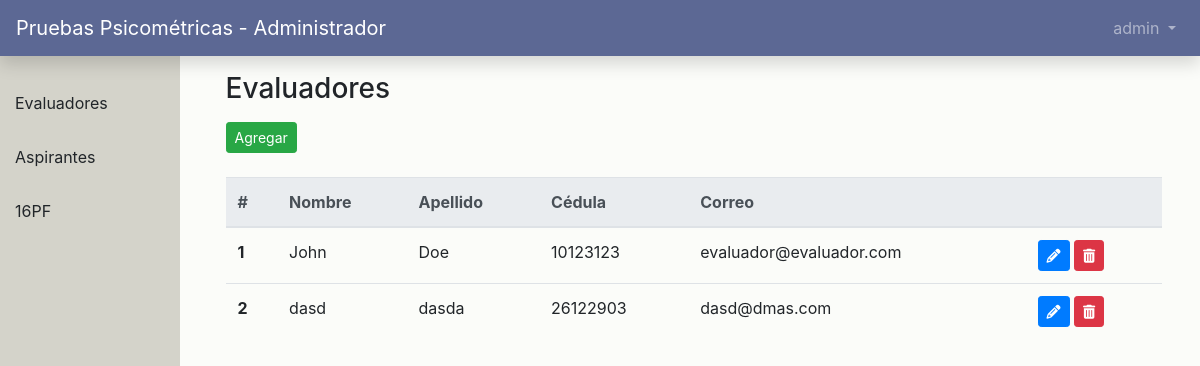
/dash/evaluadores (signed in), run on an earlier commit of the app's database.
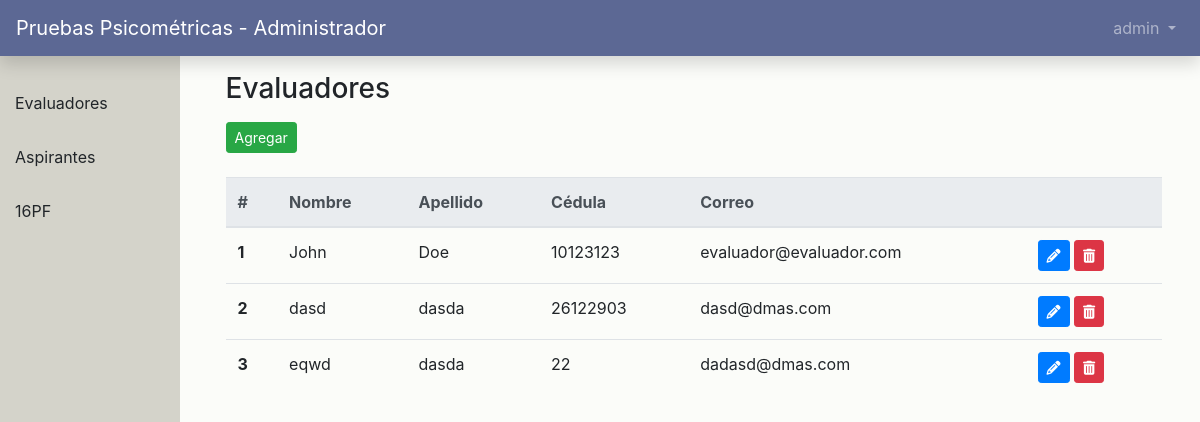
And on a later commit of the database.
### users/models.py (models this page shows, shortened)
class CustomUser(AbstractUser):
    role = models.PositiveIntegerField(null=True, blank=True)
    updated_password = models.BooleanField(null=True, blank=True)
    date_born = models.DateField(null=True, blank=True)
    gender = models.CharField(null=True, blank=True, max_length=12)
    def get_role(self):
        return '%s' % (self.role)

### main_app/views.py (the view)
# urls.py: path('dash/evaluadores', views.evaluators, name='evaluadores'),
def evaluators(request):
    evaluators = CustomUser.objects.filter(role=1)
    return render(request, 'dashboard/evaluadores.html', {'evaluators': evaluators})

### templates/dashboard/evaluadores.html (shortened to what this page needs)
{% extends './index.html' %}
{% block main_content %}
    <section class="content">
        <div class="row">
            <div class="col-sm-12">
                <h3>Evaluadores</h3>
            </div>
        </div>
        <div class="row mb-4 mt-2">
            <div class="col-sm-12">
                <button type="button" class="btn btn-success btn-sm" data-toggle="modal" data-target="#agregarModal">Agregar</button>
            </div>
        </div>
        <div class="row">
            <div class="col-sm-12">
                <table class="table">
                    <thead class="thead-light">
                        <tr>
                            <th scope="col">#</th>
                            <th scope="col">Nombre</th>
                            <th scope="col">Apellido</th>
                            <th scope="col">Cédula</th>
                            <th scope="col">Correo</th>
                            <th scope="col"></th>
                        </tr>
                    </thead>
                    <tbody>
                        {% for evaluator in evaluators %}
                            <tr>
                                <th scope="row">{{ forloop.counter }}</th>
                                <td>{{ evaluator.first_name }}</td>
                                <td>{{ evaluator.last_name }}</td>
                                <td>{{ evaluator.username }}</td>
                                <td>{{ evaluator.email }}</td>
                                <td>
                                    <button type="button" user-id="{{evaluator.id}}" class="btn btn-primary btn-sm btn-edit" data-toggle="modal" data-target="#editarModal" ><i user-id="{{evaluator.id}}" class="fas fa-pencil-alt"></i></button>
                                    <button type="button" user-id="{{evaluator.id}}" class="btn btn-danger btn-sm btn-delete"><i user-id="{{evaluator.id}}" class="fas fa-trash-alt"></i></button>
                                </td>
                            </tr>
                        {% endfor %}
                    </tbody>
                </table>
            </div>
        </div>
    </section>
{% endblock %}

What changed in the data, as far as the page shows it:
added CustomUser: first_name "eqwd", last_name "dasda", username "22", email "dadasd@dmas.com"
